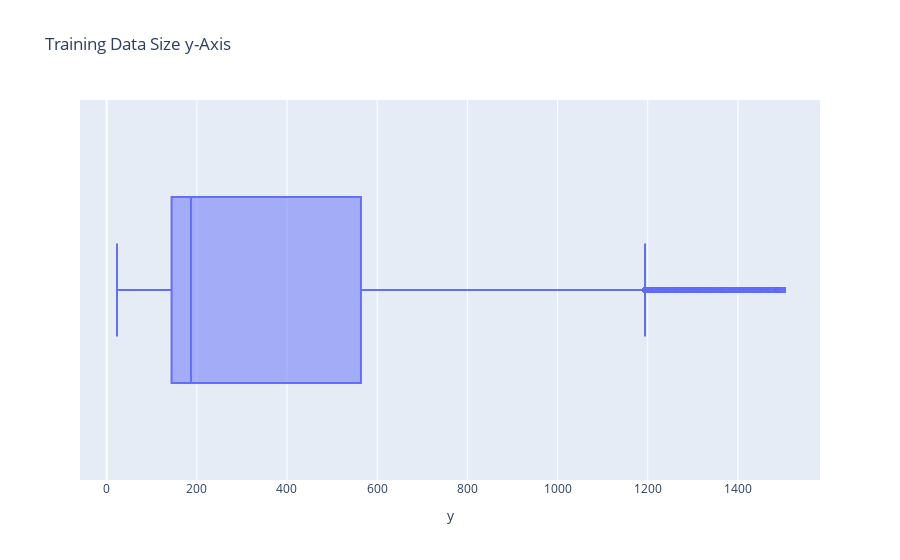

Write notebook code for a chart like this one.
### Code cell


### Figure 1 — Plotly figure (JSON) as saved in the notebook; plotly's stock layout.template omitted (floating-point values rounded to 4 significant figures; data arrays with more than 128 entries replaced by an {"elided": "..."} marker saying what was removed)
{"data": [{"alignmentgroup": "True", "hovertemplate": "y=%{x}<extra></extra>", "legendgroup": "", "marker": {"color": "#636efa"}, "name": "", "notched": false, "offsetgroup": "", "orientation": "h", "showlegend": false, "type": "box", "x": {"elided": "101707 int values"}, "x0": " ", "xaxis": "x", "y0": " ", "yaxis": "y"}], "layout": {"autosize": true, "boxmode": "group", "legend": {"tracegroupgap": 0}, "title": {"text": "Training Data Size y-Axis"}, "xaxis": {"anchor": "y", "autorange": true, "domain": [0, 1], "range": [-59.06, 1582.0], "title": {"text": "y"}, "type": "linear"}, "yaxis": {"anchor": "x", "autorange": true, "domain": [0, 1], "range": [-0.5, 0.5], "type": "category"}}}
